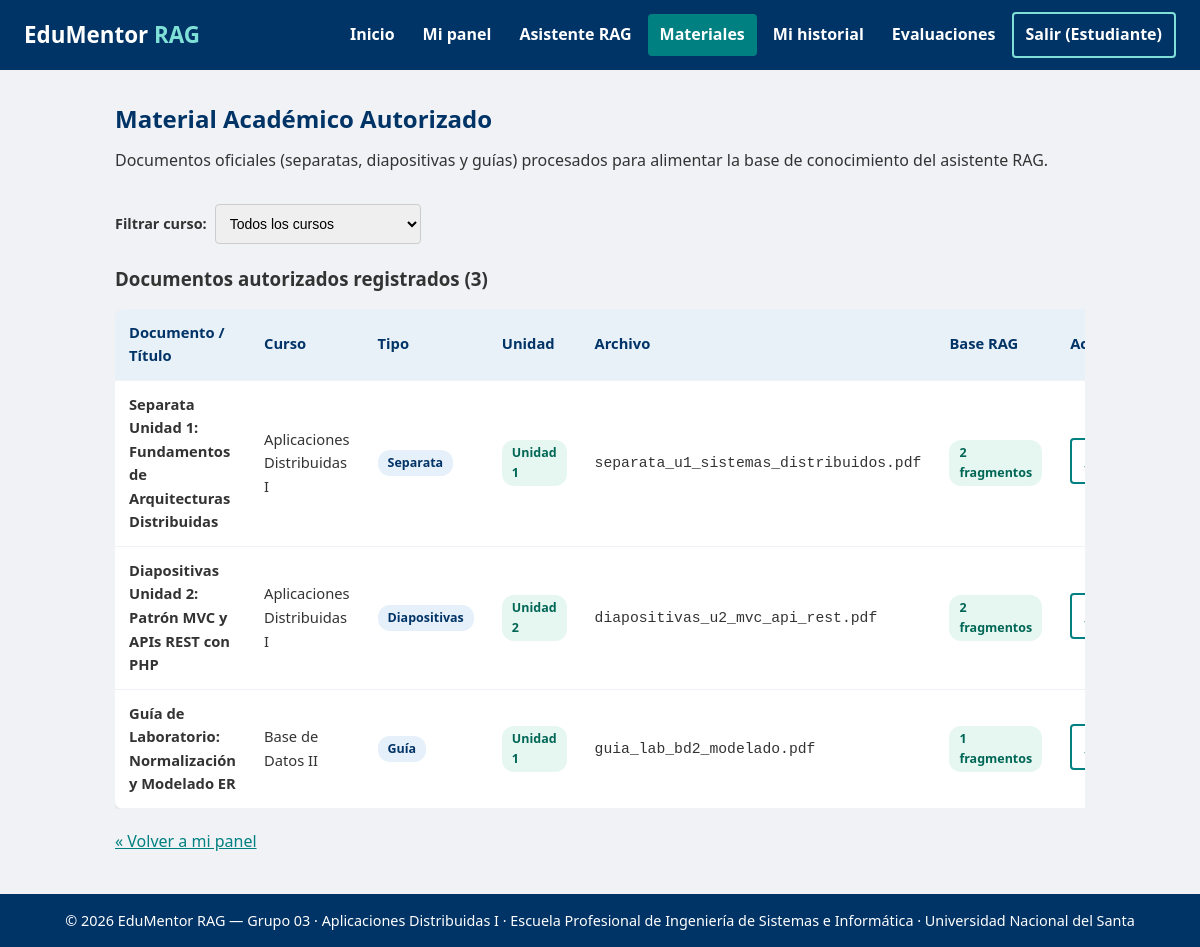
/materiales.php (signed in), run on the app's committed database.
### tables this page shows
CREATE TABLE materiales (
  id INT AUTO_INCREMENT PRIMARY KEY,
  curso_id INT NOT NULL,
  titulo VARCHAR(150) NOT NULL,
  unidad VARCHAR(60),
  tipo VARCHAR(50) DEFAULT 'Separata',
  archivo VARCHAR(255) NOT NULL,
  creado_en TIMESTAMP DEFAULT CURRENT_TIMESTAMP,
  FOREIGN KEY (curso_id) REFERENCES cursos(id) ON DELETE CASCADE
);

CREATE TABLE cursos (
  id INT AUTO_INCREMENT PRIMARY KEY,
  docente_id INT NOT NULL,
  codigo VARCHAR(10) NOT NULL,
  nombre VARCHAR(120) NOT NULL,
  ciclo TINYINT,
  descripcion TEXT,
  FOREIGN KEY (docente_id) REFERENCES usuarios(id) ON DELETE CASCADE
);

### backend/datos.php (called while the page is built, shortened)
<?php
require_once __DIR__ . '/../database/conexion.php';
function obtenerCursoPorId($id) {
    $st = obtenerConexionBD()->prepare('SELECT * FROM cursos WHERE id = ?');
    $st->execute([(int)$id]);
    return $st->fetch() ?: null;
}
function obtenerMateriales($curso_id = null) {
    $pdo = obtenerConexionBD();
    return $pdo->query('SELECT * FROM materiales ORDER BY id')->fetchAll();
}
function obtenerFragmentosPorMaterial($material_id) {
    $st = obtenerConexionBD()->prepare('SELECT * FROM fragmentos WHERE material_id = ? ORDER BY pagina, id');
    $st->execute([(int)$material_id]);
    return $st->fetchAll();
}

### database/conexion.php (called while the page is built)
<?php
function obtenerConexionBD() {
    static $pdo = null;
    if ($pdo !== null) {
        return $pdo;
    }
    $host    = getenv('DB_HOST') ?: '127.0.0.1';
    $puerto  = getenv('DB_PORT') ?: '3306';
    $dbname  = getenv('DB_NAME') ?: 'edumentor';
    $usuario = getenv('DB_USER') ?: 'root';
    $clave   = getenv('DB_PASS') !== false ? getenv('DB_PASS') : '';
    try {
        $dsn = "mysql:host={$host};port={$puerto};dbname={$dbname};charset=utf8mb4";
        $pdo = new PDO($dsn, $usuario, $clave, [
            PDO::ATTR_ERRMODE            => PDO::ERRMODE_EXCEPTION,
            PDO::ATTR_DEFAULT_FETCH_MODE => PDO::FETCH_ASSOC,
            PDO::ATTR_EMULATE_PREPARES   => false,
        ]);
        return $pdo;
    } catch (PDOException $e) {
        error_log('EduMentor - error de conexión MySQL: ' . $e->getMessage());
        http_response_code(500);
        $msg = 'No se pudo conectar con la base de datos. Verifica que MySQL esté iniciado en XAMPP y que exista la base "edumentor" (importa database/edumentor.sql).';
        foreach (headers_list() as $h) {
            if (stripos($h, 'application/json') !== false) {
                die(json_encode(['error' => $msg]));
            }
        }
        die('<p style="font-family:sans-serif;padding:20px;color:#a00">' . htmlspecialchars($msg) . '</p>');
    }
}

### materiales.php (the view, shortened to what this page needs)
<?php
require_once __DIR__ . '/backend/datos.php';
$cursoFiltroId = isset($_GET['curso_id']) ? (int)$_GET['curso_id'] : 0;
$materiales = obtenerMateriales($cursoFiltroId > 0 ? $cursoFiltroId : null);
require_once __DIR__ . '/includes/header.php';
?>
<main class="container">
  <div class="acciones-top">
    <div>
      <h2>Material Académico Autorizado</h2>
      <p class="intro">Documentos oficiales (separatas, diapositivas y guías) procesados para alimentar la base de conocimiento del asistente RAG.</p>
    </div>
    <div>
      <form method="GET" action="materiales.php" style="display: flex; gap: 8px; align-items: center;">
        <label for="filtroCurso" style="font-weight: 600; font-size: 0.9rem;">Filtrar curso:</label>
        <select name="curso_id" id="filtroCurso" class="input-control" style="width: auto;" onchange="this.form.submit()">
          <option value="0">Todos los cursos</option>
        </select>
      </form>
    </div>
  </div>
  <h3>Documentos autorizados registrados (<?php echo count($materiales); ?>)</h3>
  <?php if (empty($materiales)): ?>
    <p class="alerta">No hay documentos registrados para este filtro. <?php echo esDocente() ? 'Utiliza el formulario superior para cargar el primer material.' : 'Tu docente aún no ha cargado separatas.'; ?></p>
  <?php else: ?>
    <div class="tabla-responsive">
      <table class="tabla">
        <thead>
          <tr>
            <th>Documento / Título</th>
            <th>Curso</th>
            <th>Tipo</th>
            <th>Unidad</th>
            <th>Archivo</th>
            <th>Base RAG</th>
            <th>Acción</th>
          </tr>
        </thead>
        <tbody>
          <?php foreach ($materiales as $m):
            $cursoObj = obtenerCursoPorId($m['curso_id']);
            $frags = obtenerFragmentosPorMaterial($m['id']);
          ?>
            <tr>
              <td><strong><?php echo htmlspecialchars($m['titulo']); ?></strong></td>
              <td><?php echo $cursoObj ? htmlspecialchars($cursoObj['nombre']) : 'General'; ?></td>
              <td><span class="badge badge-azul"><?php echo htmlspecialchars($m['tipo']); ?></span></td>
              <td><span class="badge badge-verde"><?php echo htmlspecialchars($m['unidad']); ?></span></td>
              <td><code><?php echo htmlspecialchars($m['archivo']); ?></code></td>
              <td><span class="badge badge-verde"><?php echo count($frags); ?> fragmentos</span></td>
              <td>
                <button type="button" class="btn btn-sec btn-sm" onclick="verFragmentos(<?php echo $m['id']; ?>, '<?php echo addslashes(htmlspecialchars($m['titulo'])); ?>')">
                </button>
              </td>
            </tr>
          <?php endforeach; ?>
        </tbody>
      </table>
    </div>
  <?php endif; ?>
  <p style="margin-top: 20px;"><a href="dashboard.php">&laquo; Volver a mi panel</a></p>
</main>
<?php require_once __DIR__ . '/includes/footer.php'; ?>

### css/styles.css (style rules this page uses)
:root { --azul:#003366;--azul-osc:#002244;--verde:#008080;--verde-osc:#005555;--fondo:#f0f2f5;--txt:#333 }
* { box-sizing:border-box;margin:0;padding:0 }
body { font-family:'Segoe UI',Tahoma,Geneva,Verdana,sans-serif;background:var(--fondo);color:var(--txt);line-height:1.6 }
a { color:var(--verde) }
.container { max-width:1000px;margin:30px auto;padding:0 15px }
.container h2 { color:var(--azul);margin-bottom:10px }
.intro { margin-bottom:18px }
.btn { display:inline-block;background:var(--verde);color:#fff;border:0;padding:10px 20px;border-radius:4px;font-weight:700;text-decoration:none;cursor:pointer;font-size:1rem;margin:4px 6px 4px 0 }
.btn-sec { background:transparent;border:2px solid var(--verde);color:var(--verde) }
.input-control { width:100%;padding:10px;border:1px solid #ccc;border-radius:4px;font-size:14px }
.acciones-top { display:flex;justify-content:space-between;align-items:center;flex-wrap:wrap;gap:12px;margin-bottom:20px }
.btn-sm { padding:6px 12px;font-size:0.85rem;margin:0 4px 4px 0 }
.tabla-responsive { width:100%;overflow-x:auto;margin:15px 0 }
.tabla { width:100%;border-collapse:collapse;background:#fff;border-radius:8px;overflow:hidden;box-shadow:0 2px 6px rgba(0,0,0,.08) }
.tabla th,.tabla td { padding:12px 14px;text-align:left;border-bottom:1px solid #eef2f6;font-size:0.92rem }
.tabla th { background:#e8f0f8;color:var(--azul);font-weight:700 }
.badge { display:inline-block;padding:3px 10px;border-radius:12px;font-size:0.78rem;font-weight:600 }
.badge-verde { background:#e6f7f2;color:#006655 }
.badge-azul { background:#e6f0fa;color:#003366 }

### data on the page
materiales: titulo "Separata Unidad 1: Fundamentos de Arquitecturas Distribuidas", curso.nombre "Aplicaciones Distribuidas I", tipo "Separata", unidad "Unidad 1", archivo "separata_u1_sistemas_distribuidos.pdf", count($frags) "2"
materiales: titulo "Diapositivas Unidad 2: Patrón MVC y APIs REST con PHP", curso.nombre "Aplicaciones Distribuidas I", tipo "Diapositivas", unidad "Unidad 2", archivo "diapositivas_u2_mvc_api_rest.pdf", count($frags) "2"
materiales: titulo "Guía de Laboratorio: Normalización y Modelado ER", curso.nombre "Base de Datos II", tipo "Guía", unidad "Unidad 1", archivo "guia_lab_bd2_modelado.pdf", count($frags) "1"

### other printed values
count($materiales) "3"
